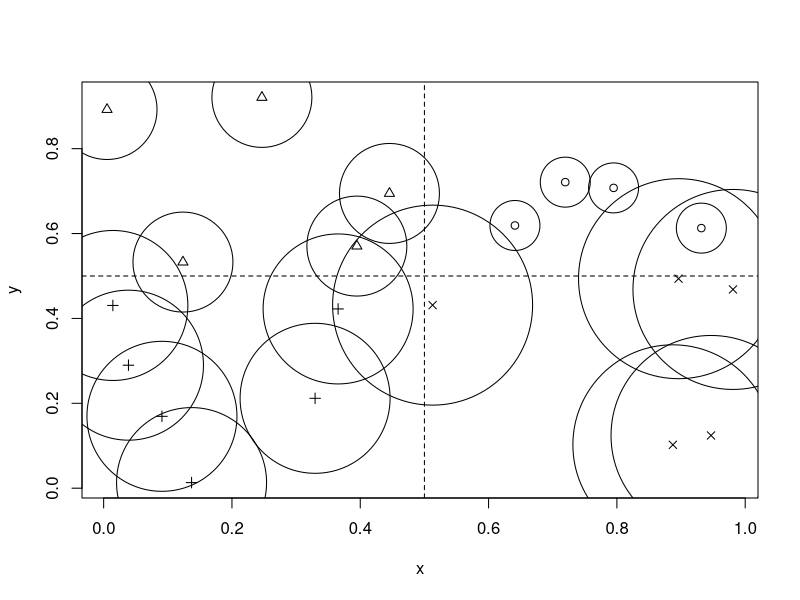
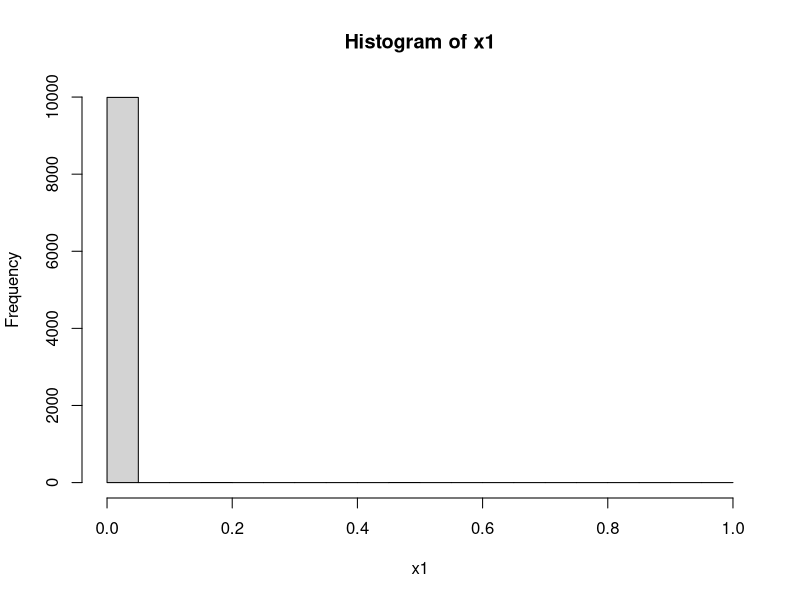
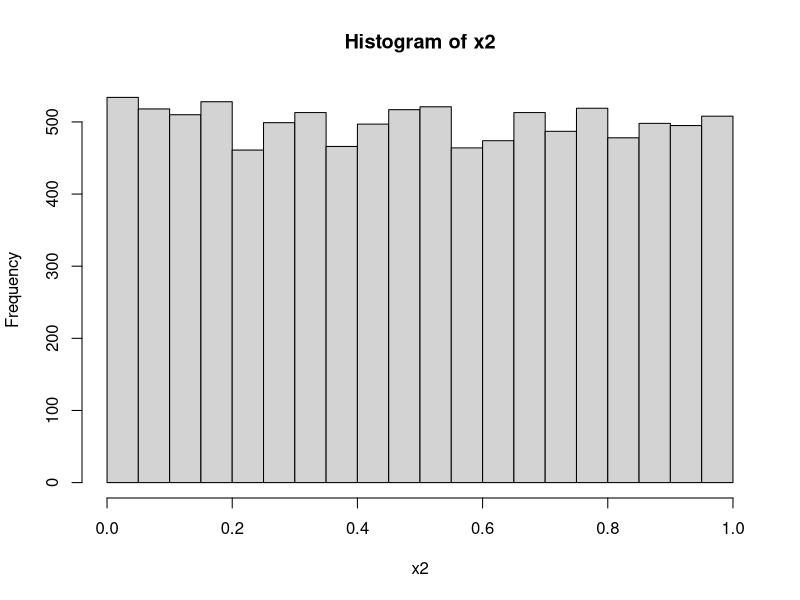
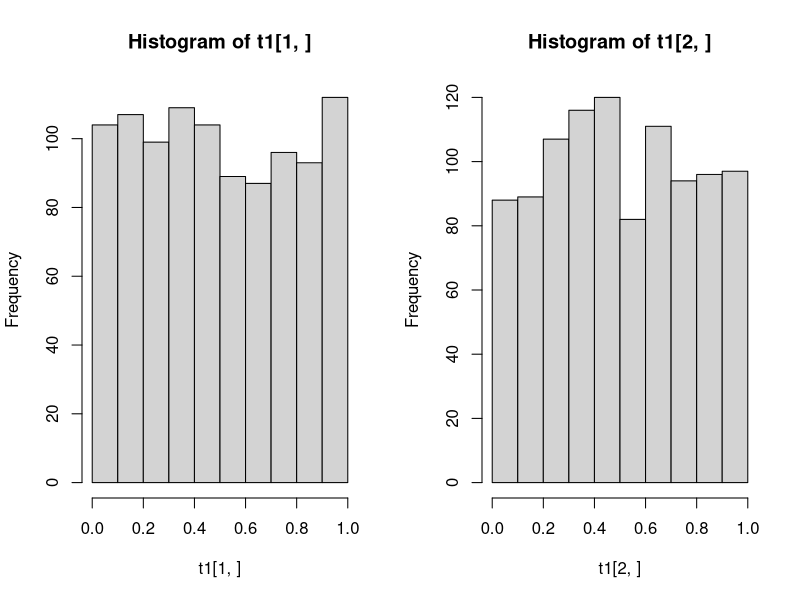
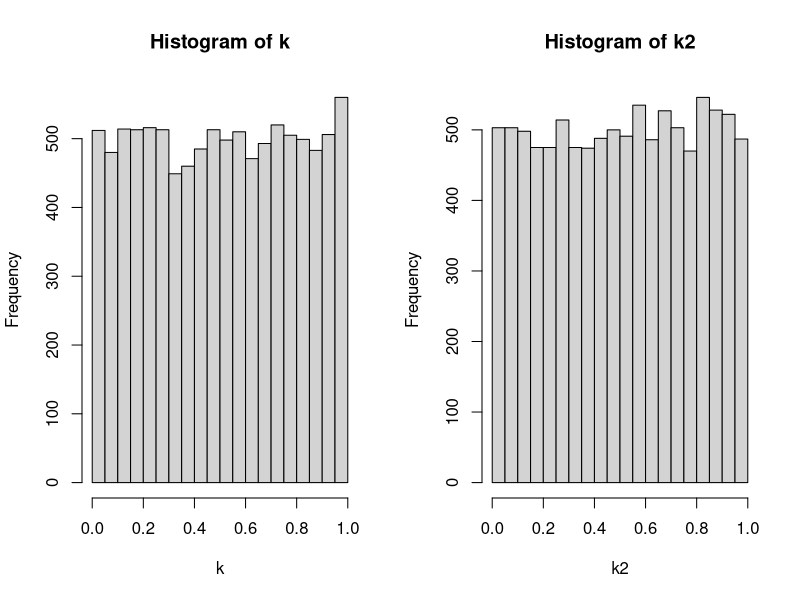
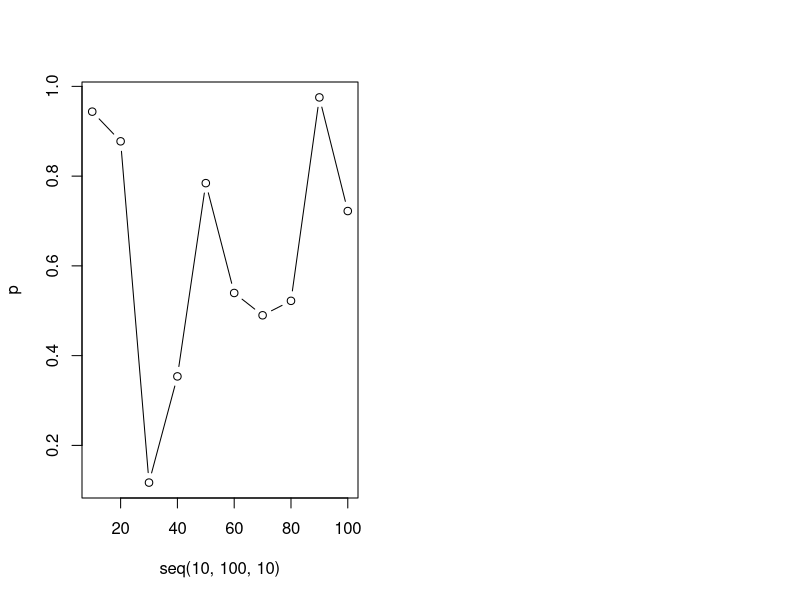

The R script that drew these images, in order:
##-HW1-################
#1(a)
rep(seq(0,4), each = 5)

#1(b)
seq(1:5) + rep(0:4, each = 5)

#1(C) 
x <- c("red","yellow","blue","green","magenta","cyan")
i <- seq(1:3) + rep(0:3, each = 3)
x[i]


#2(a)-################
library(spatstat)

mindist <- function(x, y){
 min(nndist(x, y))
}

x <- runif(20)
y <- runif(20)
mindist(x, y)

#2(b)
grid <- function(x){
  if(x[1] > 0.5 && x[2] > 0.5){index <- 1
  }else if(x[1] < 0.5 && x[2] > 0.5){index <- 2
  }else if(x[1] < 0.5 && x[2] < 0.5){index <- 3
  }else {index <- 4}
}
xy <- rbind(x,y)
index <- apply(xy, 2, grid)

plot(x, y, pch=index)
abline(h = 0.5, v = 0.5, lty=2)

#2(c)
symbols(x, y, circles = index, add = T)


#3-################
gcd = function(a,b){
  if (b==0) a else gcd(b, a %% b) 
}

lcm = function(c,d){
  return(c * d / gcd(c,d)) 
}


#4(a)-################
midsqur <- function(seed,times){
  numvector <- NULL
  for(i in 1:times){
    num <- seed * seed
    seed <- (num%/%1000) %% 1000000
    numvector <- c(numvector, seed)
  }
  numvector <- (numvector / 10^6)
  return(numvector)
}

x <- ceiling(runif(1, 0, 999999)) 
x1 <- midsqur(x, 10000)
hist(x1)
ks.test(x1, y = "punif")

for(i in 1:length(x1)){
  y <- x1[i] - x1
  yc <- x1[which(y == 0)]
}
table(yc)


#4(b)
x1 <- 0.6
x2 <- 0
for (i in 1:10000){
  x1 <- (69069*x1) %% 2^32
  x2 <- c(x2, x1)
}
x2 <- x2[-1] / 2^32
hist(x2)

v <- floor(x2 * 10) 
chisq.test(table(v))
ks.test(x2, y = "punif")


#4(c)
xi <- rnorm(1, 0, 1)
yi <- rnorm(1, 0, 1)
zi <- rnorm(1, 0, 1)
vector <- NULL

for (j in 1:10000) {
  xi <- (171*xi) %% 30269
  yi <- (172*yi) %% 30307
  zi <- (170*zi) %% 30323
  ui <- ((xi/30269) + (yi/30307) + (zi/30323)) %% 1
  vector <- c(vector, ui)
}

v <- floor(x2 * 10) 
chisq.test(table(v))
ks.test(vector, y = "punif")


#5(a)-################
t1 <- NULL
be <- 10000/15
for (i in 1:1000) {
  a1 <- sample(c(1:15), 10000, T)
  a2 <- ceiling(15 * runif(10000))
  b1 <- table(a1)
  b2 <- table(a2)
  c1 <- sum((b1-be)^2 / be)
  c2 <- sum((b2-be)^2 / be)
  d1 <- pchisq(c1, 14)
  d2 <- pchisq(c2, 14)
  t1 <- cbind(t1,c(d1,d2))
}
par(mfrow = c(1, 2))
hist(t1[1,])
hist(t1[2,])

v1 <- table(floor(t1[1,] * 10))
chisq.test(v1)
v2 <- table(floor(t1[2,] * 10))
chisq.test(v2)

#5(b)
casio <- function(seed, times){
  phi <- (1+sqrt(5)) / 2
  uvector <- NULL
  for(i in 1:times){
    seed <- ((phi+seed)^5) %% 1
    uvector <- c(uvector,seed)
  }
  return(uvector)
}

casio2 <- function(seed,times){
  uvector <- NULL
  for(i in 1:times){
    seed <- ((sqrt(2)+seed)^5) %% 1
    uvector <- c(uvector,seed)
  }
  return(uvector)
}

l <- runif(1, 0, 1)
k <- casio(l, 10000)
k2 <- casio2(l, 10000)
par(mfrow = c(1, 2))
hist(k)
hist(k2)

v1 <- floor(k * 10)
chisq.test(table(v1))
v2 <- floor(k2 * 10)
chisq.test(table(v2))

#6
fibonacci <- function(seed,n){ 
  m=length(seed)-1 #seed is a vector
  #m隨seed的元素個數變化
  #-1的目的從最後一個數開始加
  for (j in 1:n) { 
    x=(seed[j]+seed[j+m]) %% 1
    seed=c(seed,x)
  }
  return(seed[-c(1:(m+1))])
}

p<-NULL
for(i in 1:10){
  k<-runif(10*i, 0, 1)
  k<-fibonacci(k,10000)
  pvector<-chisq.test(table(ceiling(k*10)/10))$p.value
  p<-c(p,pvector)
}

plot(seq(10, 100, 10), p, type = "b")
